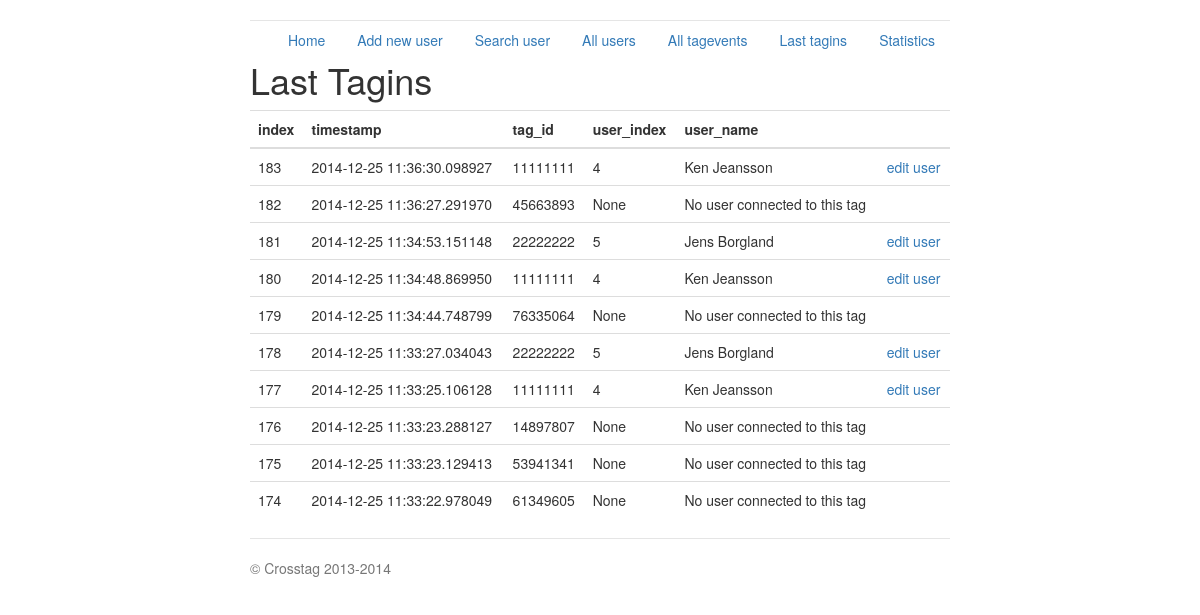
The page /last_tagins on the database its author committed.
### crosstag_server.py (models this page shows, shortened)
class Tagevent(db.Model):
    index = db.Column(db.Integer, primary_key=True)
    tag_id = db.Column(db.Integer)
    timestamp = db.Column(db.DateTime)
    def dict(self):
        return {'index': self.index, 'timestamp': str(self.timestamp),
                'tag_id': self.tag_id}

class User(db.Model):
    index = db.Column(db.Integer, primary_key=True)
    fortnox_id = db.Column(db.Integer)
    name = db.Column(db.String(80))
    email = db.Column(db.String(120))
    phone = db.Column(db.Integer)
    tag_id = db.Column(db.String(12))
    gender = db.Column(db.String(10))
    birth_date = db.Column(db.Date)
    expiry_date = db.Column(db.Date)
    create_date = db.Column(db.Date)
    def dict(self):
        return {'index': self.index, 'name': self.name,
                'email': self.email, 'tag_id': self.tag_id,
                'phone': self.phone, 'fortnox_id': self.fortnox_id,
                'expiry_date': str(self.expiry_date),
                'create_date': str(self.create_date),
                'birth_date': str(self.birth_date),
                'gender': self.gender}

### crosstag_server.py (the view)
@app.route('/last_tagins', methods=['GET'])
def last_tagins():
    ret = []
    events = Tagevent.query.all()[-10:]
    for hit in events:
        js = hit.dict()
        tag = js['tag_id']
        try:
            user = get_user_data_tag_dict(tag)
            js['user_index'] = user["index"]
            js['user_name'] = user['name']
        except:
            js['user_index'] = None
            js['user_name'] = "No user connected to this tag"
        ret.append(js)
    ret.reverse()
    return render_template('last_tagevents.html',
                           title='Last Tagins',
                           hits=ret)

### crosstag_server.py (called while the page is built)
@app.route('/crosstag/v1.0/get_user_data_tag_dict/<tag_id>',
           methods=['GET'])
def get_user_data_tag_dict(tag_id):
    user = User.query.filter_by(tag_id=tag_id).first()
    return user.dict()

### templates/last_tagevents.html (shortened to what this page needs)
{% extends "base.html" %}
{% block content %}
<h1>{{title}}</h1>
{% if hits %}
	<table class="table table-hover">
	<tbody>
		<thead>
			<tr>
				<th>index</th> <th>timestamp</th><th>tag_id</th> <th> user_index </th> <th> user_name </th> <th></th>
			</tr>
		</thead>
				{% for hit in hits %}
				<tr>
					<td>{{hit.index}}</td> <td>{{hit.timestamp}}</td> <td>{{hit.tag_id}}</td> <td>{{hit.user_index}}</td> <td>{{hit.user_name}}</td> <td> {% if hit.user_index != None %}<a href='/edit_user/{{hit.user_index}}'>edit user</a> {% endif %}</td>
				</tr>
				{% endfor %}
	</tbody>
	</table>
{% endif %}
{% endblock %}

### static/jumbotron-narrow.css (style rules this page uses)
body { padding-top: 20px; padding-bottom: 20px; }

### rows shown on the page
Tagevent: tag_id "11111111"
User: user_name "Ken Jeansson" "Ken Jeansson" "Ken Jeansson"
Tagevent: index "182", timestamp "2014-12-25 11:36:27.291970", tag_id "45663893", user_index "None", user_name "No user connected to this tag"
Tagevent: tag_id "22222222"
User: user_name "Jens Borgland" "Jens Borgland"
Tagevent: tag_id "11111111"
Tagevent: index "179", timestamp "2014-12-25 11:34:44.748799", tag_id "76335064", user_index "None", user_name "No user connected to this tag"
Tagevent: tag_id "22222222"
Tagevent: tag_id "11111111"
Tagevent: index "176", timestamp "2014-12-25 11:33:23.288127", tag_id "14897807", user_index "None", user_name "No user connected to this tag"
Tagevent: index "175", timestamp "2014-12-25 11:33:23.129413", tag_id "53941341", user_index "None", user_name "No user connected to this tag"
Tagevent: index "174", timestamp "2014-12-25 11:33:22.978049", tag_id "61349605", user_index "None", user_name "No user connected to this tag"

### other values the page prints
{{ title }} "Last Tagins"
{{ hit.index }} "183" "181" "180" "178" "177"
{{ hit.timestamp }} "2014-12-25 11:36:30.098927" "2014-12-25 11:34:53.151148" "2014-12-25 11:34:48.869950" "2014-12-25 11:33:27.034043" "2014-12-25 11:33:25.106128"
{{ hit.user_index }} "4" "5" "4" "5" "4"
